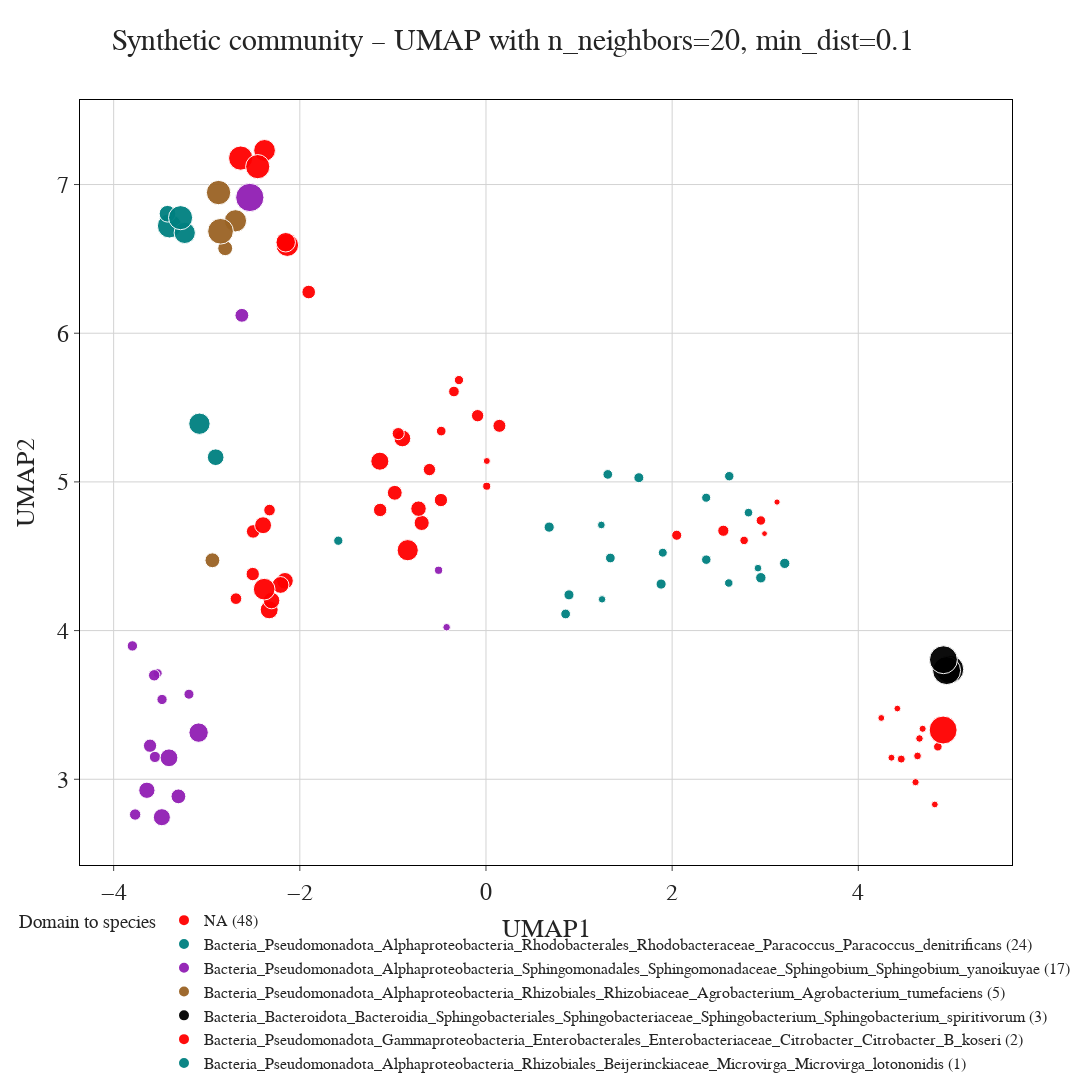

Notebook source saved alongside this figure:
### Markdown cell above
### Plot zoomed

### Code cell
#n_neighbors = [20, 30 ]
#min_dist = [0.01, 0.1, 0.2]

#n_neighbors = [20]
#min_dist = [0.5]

n_neighbors = [20]
min_dist = [0.1]

color_dict = ['#FF0000', '#008080', '#911eb4', '#9a6324','#000000']


custom_colors = color_dict

for n in n_neighbors:
    for m in min_dist:
        reducer = umap.UMAP(n_neighbors=n, min_dist=m, random_state=seed)
        embedding = reducer.fit_transform(df_mod_counts_zoomed.iloc[:, :-20])
        mod_counts_UMAP_df  = pd.DataFrame({
            'UMAP1': embedding[:, 0],
            'UMAP2': embedding[:, 1],
            'Domain to species': df_mod_counts_zoomed['Domain to species'],
            'Domain to genus': df_mod_counts_zoomed['Domain to genus'],
            'element': df_mod_counts_zoomed['element'],
            'contig': df_mod_counts_zoomed.index,
            'contig_length_sqrt': df_mod_counts_zoomed['contig_length_sqrt']
        })
        
        column = 'Domain to species'
        mod_counts_UMAP_df['Domain to species'] = mod_counts_UMAP_df['Domain to species'].fillna('NA')

        value_counts = mod_counts_UMAP_df[column].value_counts().to_dict()

        mod_counts_UMAP_df[f'{column}_with_counts'] = mod_counts_UMAP_df[column].apply(lambda x: f'{x} ({value_counts[x]})')

        mod_counts_UMAP_df['count'] = mod_counts_UMAP_df[column].map(value_counts)
        mod_counts_UMAP_df = mod_counts_UMAP_df.sort_values(by=['count'], ascending=False)

        mod_counts_UMAP_df[f'{column}_with_counts'] = pd.Categorical(
            mod_counts_UMAP_df[f'{column}_with_counts'],
            categories=mod_counts_UMAP_df[f'{column}_with_counts'].unique(),
            ordered=True
        )
        
        fig = px.scatter(mod_counts_UMAP_df, 
                            x='UMAP1', 
                            y='UMAP2', 
                            labels={f'{column}_with_counts': column},
                            color=f'{column}_with_counts', 
                            title=f' Synthetic community – UMAP with n_neighbors={n}, min_dist={m}',
                            color_discrete_sequence=custom_colors,
                            opacity=0.95,
                            hover_data={'Domain to species': True, 'Domain to genus': True,
                                        'element': True, 'contig': True},
                        size = 'contig_length_sqrt'
        )
        title = f' Synthetic community – UMAP with n_neighbors={n}, min_dist={m}'

        fig.update_layout(font=dict(family="Times New Roman"),
            title=dict(text=title, font=dict(size=30), x=0.47, xanchor='center'),
            height=1700, width=1200, template='simple_white', showlegend=True,
            legend=dict(
                font=dict(size=16), x=0.5, y=-0.05, traceorder="normal", xanchor='center', yanchor='top', orientation='h'),
            xaxis=dict(title_font=dict(size=26), tickfont=dict(size=24),
                       showgrid=True, gridcolor='lightgray', zeroline=False, showline=True, linecolor='black', linewidth=1, mirror=True),
            yaxis=dict(title_font=dict(size=26), tickfont=dict(size=24), showgrid=True, gridcolor='lightgray',
                       zeroline=False, showline=True, linecolor='black', linewidth=1, mirror=True))
        
        fig.show()
        #fig.write_image(f'UMAP_HAMBI/UMAP_{n}_{m}_above50_mod_counts_zoomed.png')
        #fig.write_image(f'UMAP_HAMBI/UMAP_{n}_{m}_above50_mod_counts_zoomed.svg')
        #fig.write_html(f'UMAP_HAMBI/UMAP_{n}_{m}_above50_mod_counts_zoomed.html')

### Figure 1 — Plotly figure (JSON) as saved in the notebook; plotly's stock layout.template omitted (floating-point values rounded to 4 significant figures; data arrays with more than 128 entries replaced by an {"elided": "..."} marker saying what was removed)
{"data": [{"customdata": {"elided": "48x4 str values"}, "hovertemplate": "Domain to species=%{customdata[0]}<br>UMAP1=%{x}<br>UMAP2=%{y}<br>contig_length_sqrt=%{marker.size}<br>Domain to genus=%{customdata[1]}<br>element=%{customdata[2]}<br>contig=%{customdata[3]}<extra></extra>", "legendgroup": "NA (48)", "marker": {"color": "#FF0000", "opacity": 0.95, "size": [805.9, 513.2, 132.1, 132.6, 188.3, 532.0, 1369.0, 185.6, 1702.0, 521.5, 831.1, 140.7, 947.1, 665.3, 172.1, 491.1, 393.4, 151.5, 819.6, 213.6, 816.2, 328.7, 640.1, 442.5, 940.8, 794.7, 694.8, 1702.0, 163.3, 426.9, 1486.0, 146.4, 1105.0, 249.5, 272.8, 518.1, 1365.0, 442.8, 1303.0, 140.1, 134.5, 391.0, 539.4, 2270.0, 259.7, 209.7, 297.7, 362.6], "sizemode": "area", "sizeref": 5.814, "symbol": "circle"}, "mode": "markers", "name": "NA (48)", "orientation": "v", "showlegend": true, "type": "scatter", "x": [-2.159, -0.484, 4.419, 4.822, 0.007771, -2.502, -2.379, 4.461, -2.635, -1.137, -2.395, 0.009076, -1.14, -0.6908, 4.636, 0.1444, -2.686, 4.615, -2.207, 4.854, -0.898, -0.3443, -0.9799, -0.08988, -2.329, -2.304, -0.7247, -2.452, 4.657, -0.9428, -2.135, 4.691, -2.152, -0.2903, -0.481, -2.506, -2.383, -0.6076, -0.8407, 4.356, 4.247, -2.325, -1.905, 4.911, 2.953, 2.773, 2.049, 2.55], "xaxis": "x", "y": [4.335, 4.878, 3.476, 2.83, 4.971, 4.667, 7.23, 3.136, 7.178, 4.811, 4.709, 5.141, 5.139, 4.724, 3.157, 5.377, 4.215, 2.98, 4.307, 3.219, 5.292, 5.608, 4.927, 5.445, 4.14, 4.202, 4.82, 7.12, 3.274, 5.325, 6.593, 3.339, 6.612, 5.685, 5.342, 4.38, 4.278, 5.083, 4.541, 3.145, 3.412, 4.81, 6.277, 3.331, 4.74, 4.606, 4.641, 4.672], "yaxis": "y"}, {"customdata": [["Bacteria_Pseudomonadota_Alphaproteobacteria_Rhodobacterales_Rhodobacteraceae_Paracoccus_Paracoccus_denitrificans", "Bacteria_Pseudomonadota_Alphaproteobacteria_Rhodobacterales_Rhodobacteraceae_Paracoccus", "chromosome", "bcAd1039T--bcAd1039T_ptg000323l"], ["Bacteria_Pseudomonadota_Alphaproteobacteria_Rhodobacterales_Rhodobacteraceae_Paracoccus_Paracoccus_denitrificans", "Bacteria_Pseudomonadota_Alphaproteobacteria_Rhodobacterales_Rhodobacteraceae_Paracoccus", "chromosome", "bcAd1039T--bcAd1039T_ptg000141l"], ["Bacteria_Pseudomonadota_Alphaproteobacteria_Rhodobacterales_Rhodobacteraceae_Paracoccus_Paracoccus_denitrificans", "Bacteria_Pseudomonadota_Alphaproteobacteria_Rhodobacterales_Rhodobacteraceae_Paracoccus", "chromosome", "bcAd1063T--bcAd1063T_ptg000011l"], ["Bacteria_Pseudomonadota_Alphaproteobacteria_Rhodobacterales_Rhodobacteraceae_Paracoccus_Paracoccus_denitrificans", "Bacteria_Pseudomonadota_Alphaproteobacteria_Rhodobacterales_Rhodobacteraceae_Paracoccus", "plasmid_unnamed1", "bcAd1063T--bcAd1063T_ptg000012c"], ["Bacteria_Pseudomonadota_Alphaproteobacteria_Rhodobacterales_Rhodobacteraceae_Paracoccus_Paracoccus_denitrificans", "Bacteria_Pseudomonadota_Alphaproteobacteria_Rhodobacterales_Rhodobacteraceae_Paracoccus", "chromosome", "bcAd1039T--bcAd1039T_ptg000236l"], ["Bacteria_Pseudomonadota_Alphaproteobacteria_Rhodobacterales_Rhodobacteraceae_Paracoccus_Paracoccus_denitrificans", "Bacteria_Pseudomonadota_Alphaproteobacteria_Rhodobacterales_Rhodobacteraceae_Paracoccus", "chromosome", "bcAd1039T--bcAd1039T_ptg000364l"], ["Bacteria_Pseudomonadota_Alphaproteobacteria_Rhodobacterales_Rhodobacteraceae_Paracoccus_Paracoccus_denitrificans", "Bacteria_Pseudomonadota_Alphaproteobacteria_Rhodobacterales_Rhodobacteraceae_Paracoccus", "chromosome", "bcAd1039T--bcAd1039T_ptg000140l"], ["Bacteria_Pseudomonadota_Alphaproteobacteria_Rhodobacterales_Rhodobacteraceae_Paracoccus_Paracoccus_denitrificans", "Bacteria_Pseudomonadota_Alphaproteobacteria_Rhodobacterales_Rhodobacteraceae_Paracoccus", "plasmid_unnamed2", "bcAd1039T--bcAd1039T_ptg000150l"], ["Bacteria_Pseudomonadota_Alphaproteobacteria_Rhodobacterales_Rhodobacteraceae_Paracoccus_Paracoccus_denitrificans", "Bacteria_Pseudomonadota_Alphaproteobacteria_Rhodobacterales_Rhodobacteraceae_Paracoccus", "plasmid_unnamed2", "bcAd1039T--bcAd1039T_ptg000070l"], ["Bacteria_Pseudomonadota_Alphaproteobacteria_Rhodobacterales_Rhodobacteraceae_Paracoccus_Paracoccus_denitrificans", "Bacteria_Pseudomonadota_Alphaproteobacteria_Rhodobacterales_Rhodobacteraceae_Paracoccus", "chromosome", "bcAd1039T--bcAd1039T_ptg000499l"], ["Bacteria_Pseudomonadota_Alphaproteobacteria_Rhodobacterales_Rhodobacteraceae_Paracoccus_Paracoccus_denitrificans", "Bacteria_Pseudomonadota_Alphaproteobacteria_Rhodobacterales_Rhodobacteraceae_Paracoccus", "plasmid_unnamed1", "bcAd1046T--bcAd1046T_ptg000015l"], ["Bacteria_Pseudomonadota_Alphaproteobacteria_Rhodobacterales_Rhodobacteraceae_Paracoccus_Paracoccus_denitrificans", "Bacteria_Pseudomonadota_Alphaproteobacteria_Rhodobacterales_Rhodobacteraceae_Paracoccus", "plasmid_unnamed2", "bcAd1046T--bcAd1046T_ptg000016c"], ["Bacteria_Pseudomonadota_Alphaproteobacteria_Rhodobacterales_Rhodobacteraceae_Paracoccus_Paracoccus_denitrificans", "Bacteria_Pseudomonadota_Alphaproteobacteria_Rhodobacterales_Rhodobacteraceae_Paracoccus", "plasmid_unnamed1", "bcAd1039T--bcAd1039T_ptg000050l"], ["Bacteria_Pseudomonadota_Alphaproteobacteria_Rhodobacterales_Rhodobacteraceae_Paracoccus_Paracoccus_denitrificans", "Bacteria_Pseudomonadota_Alphaproteobacteria_Rhodobacterales_Rhodobacteraceae_Paracoccus", "chromosome", "bcAd1039T--bcAd1039T_ptg000049l"], ["Bacteria_Pseudomonadota_Alphaproteobacteria_Rhodobacterales_Rhodobacteraceae_Paracoccus_Paracoccus_denitrificans", "Bacteria_Pseudomonadota_Alphaproteobacteria_Rhodobacterales_Rhodobacteraceae_Paracoccus", "plasmid_unnamed1", "bcAd1039T--bcAd1039T_ptg000219l"], ["Bacteria_Pseudomonadota_Alphaproteobacteria_Rhodobacterales_Rhodobacteraceae_Paracoccus_Paracoccus_denitrificans", "Bacteria_Pseudomonadota_Alphaproteobacteria_Rhodobacterales_Rhodobacteraceae_Paracoccus", "chromosome", "bcAd1039T--bcAd1039T_ptg000365l"], ["Bacteria_Pseudomonadota_Alphaproteobacteria_Rhodobacterales_Rhodobacteraceae_Paracoccus_Paracoccus_denitrificans", "Bacteria_Pseudomonadota_Alphaproteobacteria_Rhodobacterales_Rhodobacteraceae_Paracoccus", "chromosome", "bcAd1039T--bcAd1039T_ptg000083l"], ["Bacteria_Pseudomonadota_Alphaproteobacteria_Rhodobacterales_Rhodobacteraceae_Paracoccus_Paracoccus_denitrificans", "Bacteria_Pseudomonadota_Alphaproteobacteria_Rhodobacterales_Rhodobacteraceae_Paracoccus", "plasmid_unnamed2", "bcAd1039T--bcAd1039T_ptg000237l"], ["Bacteria_Pseudomonadota_Alphaproteobacteria_Rhodobacterales_Rhodobacteraceae_Paracoccus_Paracoccus_denitrificans", "Bacteria_Pseudomonadota_Alphaproteobacteria_Rhodobacterales_Rhodobacteraceae_Paracoccus", "chromosome", "bcAd1039T--bcAd1039T_ptg000034l"], ["Bacteria_Pseudomonadota_Alphaproteobacteria_Rhodobacterales_Rhodobacteraceae_Paracoccus_Paracoccus_denitrificans", "Bacteria_Pseudomonadota_Alphaproteobacteria_Rhodobacterales_Rhodobacteraceae_Paracoccus", "plasmid_unnamed1", "bcAd1039T--bcAd1039T_ptg000247l"], ["Bacteria_Pseudomonadota_Alphaproteobacteria_Rhodobacterales_Rhodobacteraceae_Paracoccus_Paracoccus_denitrificans", "Bacteria_Pseudomonadota_Alphaproteobacteria_Rhodobacterales_Rhodobacteraceae_Paracoccus", "chromosome", "bcAd1046T--bcAd1046T_ptg000014c"], ["Bacteria_Pseudomonadota_Alphaproteobacteria_Rhodobacterales_Rhodobacteraceae_Paracoccus_Paracoccus_denitrificans", "Bacteria_Pseudomonadota_Alphaproteobacteria_Rhodobacterales_Rhodobacteraceae_Paracoccus", "chromosome", "bcAd1039T--bcAd1039T_ptg000421l"], ["Bacteria_Pseudomonadota_Alphaproteobacteria_Rhodobacterales_Rhodobacteraceae_Paracoccus_Paracoccus_denitrificans", "Bacteria_Pseudomonadota_Alphaproteobacteria_Rhodobacterales_Rhodobacteraceae_Paracoccus", "plasmid_unnamed2", "bcAd1063T--bcAd1063T_ptg000033c"], ["Bacteria_Pseudomonadota_Alphaproteobacteria_Rhodobacterales_Rhodobacteraceae_Paracoccus_Paracoccus_denitrificans", "Bacteria_Pseudomonadota_Alphaproteobacteria_Rhodobacterales_Rhodobacteraceae_Paracoccus", "chromosome", "bcAd1039T--bcAd1039T_ptg000351l"]], "hovertemplate": "Domain to species=%{customdata[0]}<br>UMAP1=%{x}<br>UMAP2=%{y}<br>contig_length_sqrt=%{marker.size}<br>Domain to genus=%{customdata[1]}<br>element=%{customdata[2]}<br>contig=%{customdata[3]}<extra></extra>", "legendgroup": "Bacteria_Pseudomonadota_Alphaproteobacteria_Rhodobacterales_Rhodobacteraceae_Paracoccus_Paracoccus_denitrificans (24)", "marker": {"color": "#008080", "opacity": 0.95, "size": [170.7, 232.1, 1697.0, 1315.0, 275.7, 209.3, 288.5, 308.8, 271.3, 172.4, 1320.0, 808.6, 292.9, 276.1, 315.3, 162.2, 298.7, 241.2, 259.0, 261.4, 1689.0, 214.2, 808.6, 302.5], "sizemode": "area", "sizeref": 5.814, "symbol": "circle"}, "mode": "markers", "name": "Bacteria_Pseudomonadota_Alphaproteobacteria_Rhodobacterales_Rhodobacteraceae_Paracoccus_Paracoccus_denitrificans (24)", "orientation": "v", "showlegend": true, "type": "scatter", "x": [2.922, 1.899, -3.4, -3.237, 1.336, 2.608, 1.642, 3.21, 1.309, 1.24, -3.078, -3.421, 0.8917, 0.8555, 2.953, 1.247, 1.881, 2.366, 2.614, 2.367, -3.281, 2.82, -2.904, 0.6789], "xaxis": "x", "y": [4.42, 4.524, 6.722, 6.675, 4.488, 4.32, 5.028, 4.452, 5.05, 4.71, 5.391, 6.804, 4.24, 4.112, 4.355, 4.21, 4.313, 4.894, 5.038, 4.477, 6.777, 4.793, 5.166, 4.696], "yaxis": "y"}, {"customdata": [["Bacteria_Pseudomonadota_Alphaproteobacteria_Sphingomonadales_Sphingomonadaceae_Sphingobium_Sphingobium_yanoikuyae", "Bacteria_Pseudomonadota_Alphaproteobacteria_Sphingomonadales_Sphingomonadaceae_Sphingobium", "plasmid_unnamed02", "bcAd1037T--bcAd1037T_ptg000201l"], ["Bacteria_Pseudomonadota_Alphaproteobacteria_Sphingomonadales_Sphingomonadaceae_Sphingobium_Sphingobium_yanoikuyae", "Bacteria_Pseudomonadota_Alphaproteobacteria_Sphingomonadales_Sphingomonadaceae_Sphingobium", "chromosome", "bcAd1037T--bcAd1037T_ptg000273l"], ["Bacteria_Pseudomonadota_Alphaproteobacteria_Sphingomonadales_Sphingomonadaceae_Sphingobium_Sphingobium_yanoikuyae", "Bacteria_Pseudomonadota_Alphaproteobacteria_Sphingomonadales_Sphingomonadaceae_Sphingobium", "chromosome", "bcAd1037T--bcAd1037T_ptg000225l"], ["Bacteria_Pseudomonadota_Alphaproteobacteria_Sphingomonadales_Sphingomonadaceae_Sphingobium_Sphingobium_yanoikuyae", "Bacteria_Pseudomonadota_Alphaproteobacteria_Sphingomonadales_Sphingomonadaceae_Sphingobium", "chromosome", "bcAd1037T--bcAd1037T_ptg000049l"], ["Bacteria_Pseudomonadota_Alphaproteobacteria_Sphingomonadales_Sphingomonadaceae_Sphingobium_Sphingobium_yanoikuyae", "Bacteria_Pseudomonadota_Alphaproteobacteria_Sphingomonadales_Sphingomonadaceae_Sphingobium", "chromosome", "bcAd1037T--bcAd1037T_ptg000110l"], ["Bacteria_Pseudomonadota_Alphaproteobacteria_Sphingomonadales_Sphingomonadaceae_Sphingobium_Sphingobium_yanoikuyae", "Bacteria_Pseudomonadota_Alphaproteobacteria_Sphingomonadales_Sphingomonadaceae_Sphingobium", "chromosome", "bcAd1037T--bcAd1037T_ptg000054l"], ["Bacteria_Pseudomonadota_Alphaproteobacteria_Sphingomonadales_Sphingomonadaceae_Sphingobium_Sphingobium_yanoikuyae", "Bacteria_Pseudomonadota_Alphaproteobacteria_Sphingomonadales_Sphingomonadaceae_Sphingobium", "chromosome", "bcAd1039T--bcAd1039T_ptg000007l"], ["Bacteria_Pseudomonadota_Alphaproteobacteria_Sphingomonadales_Sphingomonadaceae_Sphingobium_Sphingobium_yanoikuyae", "Bacteria_Pseudomonadota_Alphaproteobacteria_Sphingomonadales_Sphingomonadaceae_Sphingobium", "chromosome", "bcAd1037T--bcAd1037T_ptg000051l"], ["Bacteria_Pseudomonadota_Alphaproteobacteria_Sphingomonadales_Sphingomonadaceae_Sphingobium_Sphingobium_yanoikuyae", "Bacteria_Pseudomonadota_Alphaproteobacteria_Sphingomonadales_Sphingomonadaceae_Sphingobium", "chromosome", "bcAd1037T--bcAd1037T_ptg000009l"], ["Bacteria_Pseudomonadota_Alphaproteobacteria_Sphingomonadales_Sphingomonadaceae_Sphingobium_Sphingobium_yanoikuyae", "Bacteria_Pseudomonadota_Alphaproteobacteria_Sphingomonadales_Sphingomonadaceae_Sphingobium", "chromosome", "bcAd1037T--bcAd1037T_ptg000041l"], ["Bacteria_Pseudomonadota_Alphaproteobacteria_Sphingomonadales_Sphingomonadaceae_Sphingobium_Sphingobium_yanoikuyae", "Bacteria_Pseudomonadota_Alphaproteobacteria_Sphingomonadales_Sphingomonadaceae_Sphingobium", "chromosome", "bcAd1037T--bcAd1037T_ptg000026l"], ["Bacteria_Pseudomonadota_Alphaproteobacteria_Sphingomonadales_Sphingomonadaceae_Sphingobium_Sphingobium_yanoikuyae", "Bacteria_Pseudomonadota_Alphaproteobacteria_Sphingomonadales_Sphingomonadaceae_Sphingobium", "chromosome", "bcAd1037T--bcAd1037T_ptg000098l"], ["Bacteria_Pseudomonadota_Alphaproteobacteria_Sphingomonadales_Sphingomonadaceae_Sphingobium_Sphingobium_yanoikuyae", "Bacteria_Pseudomonadota_Alphaproteobacteria_Sphingomonadales_Sphingomonadaceae_Sphingobium", "chromosome", "bcAd1037T--bcAd1037T_ptg000005l"], ["Bacteria_Pseudomonadota_Alphaproteobacteria_Sphingomonadales_Sphingomonadaceae_Sphingobium_Sphingobium_yanoikuyae", "Bacteria_Pseudomonadota_Alphaproteobacteria_Sphingomonadales_Sphingomonadaceae_Sphingobium", "chromosome", "bcAd1037T--bcAd1037T_ptg000016l"], ["Bacteria_Pseudomonadota_Alphaproteobacteria_Sphingomonadales_Sphingomonadaceae_Sphingobium_Sphingobium_yanoikuyae", "Bacteria_Pseudomonadota_Alphaproteobacteria_Sphingomonadales_Sphingomonadaceae_Sphingobium", "chromosome", "bcAd1037T--bcAd1037T_ptg000012l"], ["Bacteria_Pseudomonadota_Alphaproteobacteria_Sphingomonadales_Sphingomonadaceae_Sphingobium_Sphingobium_yanoikuyae", "Bacteria_Pseudomonadota_Alphaproteobacteria_Sphingomonadales_Sphingomonadaceae_Sphingobium", "plasmid_unnamed03", "bcAd1039T--bcAd1039T_ptg000105l"], ["Bacteria_Pseudomonadota_Alphaproteobacteria_Sphingomonadales_Sphingomonadaceae_Sphingobium_Sphingobium_yanoikuyae", "Bacteria_Pseudomonadota_Alphaproteobacteria_Sphingomonadales_Sphingomonadaceae_Sphingobium", "plasmid_unnamed03", "bcAd1037T--bcAd1037T_ptg000135l"]], "hovertemplate": "Domain to species=%{customdata[0]}<br>UMAP1=%{x}<br>UMAP2=%{y}<br>contig_length_sqrt=%{marker.size}<br>Domain to genus=%{customdata[1]}<br>element=%{customdata[2]}<br>contig=%{customdata[3]}<extra></extra>", "legendgroup": "Bacteria_Pseudomonadota_Alphaproteobacteria_Sphingomonadales_Sphingomonadaceae_Sphingobium_Sphingobium_yanoikuyae (17)", "marker": {"color": "#911eb4", "opacity": 0.95, "size": [292.7, 245.6, 312.7, 846.3, 379.6, 510.3, 2325.0, 366.0, 557.4, 634.5, 1094.0, 374.4, 306.3, 920.4, 770.1, 194.8, 164.9], "sizemode": "area", "sizeref": 5.814, "symbol": "circle"}, "mode": "markers", "name": "Bacteria_Pseudomonadota_Alphaproteobacteria_Sphingomonadales_Sphingomonadaceae_Sphingobium_Sphingobium_yanoikuyae (17)", "orientation": "v", "showlegend": true, "type": "scatter", "x": [-3.191, -3.528, -3.799, -3.482, -3.564, -3.609, -2.537, -3.556, -2.623, -3.304, -3.087, -3.769, -3.48, -3.405, -3.643, -0.5093, -0.423], "xaxis": "x", "y": [3.572, 3.713, 3.897, 2.745, 3.699, 3.226, 6.913, 3.15, 6.12, 2.885, 3.314, 2.763, 3.537, 3.144, 2.926, 4.406, 4.023], "yaxis": "y"}, {"customdata": [["Bacteria_Pseudomonadota_Alphaproteobacteria_Rhizobiales_Rhizobiaceae_Agrobacterium_Agrobacterium_tumefaciens", "Bacteria_Pseudomonadota_Alphaproteobacteria_Rhizobiales_Rhizobiaceae_Agrobacterium", "chromosome_1", "bcAd1039T--bcAd1039T_ptg000013l"], ["Bacteria_Pseudomonadota_Alphaproteobacteria_Rhizobiales_Rhizobiaceae_Agrobacterium_Agrobacterium_tumefaciens", "Bacteria_Pseudomonadota_Alphaproteobacteria_Rhizobiales_Rhizobiaceae_Agrobacterium", "chromosome_2", "bcAd1039T--bcAd1039T_ptg000020l"], ["Bacteria_Pseudomonadota_Alphaproteobacteria_Rhizobiales_Rhizobiaceae_Agrobacterium_Agrobacterium_tumefaciens", "Bacteria_Pseudomonadota_Alphaproteobacteria_Rhizobiales_Rhizobiaceae_Agrobacterium", "plasmid_unnamed", "bcAd1039T--bcAd1039T_ptg000097l"], ["Bacteria_Pseudomonadota_Alphaproteobacteria_Rhizobiales_Rhizobiaceae_Agrobacterium_Agrobacterium_tumefaciens", "Bacteria_Pseudomonadota_Alphaproteobacteria_Rhizobiales_Rhizobiaceae_Agrobacterium", "chromosome_2", "bcAd1037T--bcAd1037T_ptg000002l"], ["Bacteria_Pseudomonadota_Alphaproteobacteria_Rhizobiales_Rhizobiaceae_Agrobacterium_Agrobacterium_tumefaciens", "Bacteria_Pseudomonadota_Alphaproteobacteria_Rhizobiales_Rhizobiaceae_Agrobacterium", "plasmid_unnamed", "bcAd1037T--bcAd1037T_ptg000004l"]], "hovertemplate": "Domain to species=%{customdata[0]}<br>UMAP1=%{x}<br>UMAP2=%{y}<br>contig_length_sqrt=%{marker.size}<br>Domain to genus=%{customdata[1]}<br>element=%{customdata[2]}<br>contig=%{customdata[3]}<extra></extra>", "legendgroup": "Bacteria_Pseudomonadota_Alphaproteobacteria_Rhizobiales_Rhizobiaceae_Agrobacterium_Agrobacterium_tumefaciens (5)", "marker": {"color": "#9a6324", "opacity": 0.95, "size": [1722.0, 1435.0, 647.3, 1917.0, 640.1], "sizemode": "area", "sizeref": 5.814, "symbol": "circle"}, "mode": "markers", "name": "Bacteria_Pseudomonadota_Alphaproteobacteria_Rhizobiales_Rhizobiaceae_Agrobacterium_Agrobacterium_tumefaciens (5)", "orientation": "v", "showlegend": true, "type": "scatter", "x": [-2.873, -2.691, -2.802, -2.852, -2.939], "xaxis": "x", "y": [6.946, 6.756, 6.572, 6.686, 4.473], "yaxis": "y"}, {"customdata": [["Bacteria_Bacteroidota_Bacteroidia_Sphingobacteriales_Sphingobacteriaceae_Sphingobacterium_Sphingobacterium_spiritivorum", "Bacteria_Bacteroidota_Bacteroidia_Sphingobacteriales_Sphingobacteriaceae_Sphingobacterium", "chromosome", "bcAd1037T--bcAd1037T_ptg000003l"], ["Bacteria_Bacteroidota_Bacteroidia_Sphingobacteriales_Sphingobacteriaceae_Sphingobacterium_Sphingobacterium_spiritivorum", "Bacteria_Bacteroidota_Bacteroidia_Sphingobacteriales_Sphingobacteriaceae_Sphingobacterium", "chromosome", "bcAd1039T--bcAd1039T_ptg000006l"], ["Bacteria_Bacteroidota_Bacteroidia_Sphingobacteriales_Sphingobacteriaceae_Sphingobacterium_Sphingobacterium_spiritivorum", "Bacteria_Bacteroidota_Bacteroidia_Sphingobacteriales_Sphingobacteriaceae_Sphingobacterium", "chromosome", "bcAd1023T--bcAd1023T_ptg000005c"]], "hovertemplate": "Domain to species=%{customdata[0]}<br>UMAP1=%{x}<br>UMAP2=%{y}<br>contig_length_sqrt=%{marker.size}<br>Domain to genus=%{customdata[1]}<br>element=%{customdata[2]}<br>contig=%{customdata[3]}<extra></extra>", "legendgroup": "Bacteria_Bacteroidota_Bacteroidia_Sphingobacteriales_Sphingobacteriaceae_Sphingobacterium_Sphingobacterium_spiritivorum (3)", "marker": {"color": "#000000", "opacity": 0.95, "size": [2277.0, 2280.0, 2266.0], "sizemode": "area", "sizeref": 5.814, "symbol": "circle"}, "mode": "markers", "name": "Bacteria_Bacteroidota_Bacteroidia_Sphingobacteriales_Sphingobacteriaceae_Sphingobacterium_Sphingobacterium_spiritivorum (3)", "orientation": "v", "showlegend": true, "type": "scatter", "x": [4.982, 4.949, 4.915], "xaxis": "x", "y": [3.74, 3.731, 3.804], "yaxis": "y"}, {"customdata": [["Bacteria_Pseudomonadota_Gammaproteobacteria_Enterobacterales_Enterobacteriaceae_Citrobacter_Citrobacter_B_koseri", "Bacteria_Pseudomonadota_Gammaproteobacteria_Enterobacterales_Enterobacteriaceae_Citrobacter", "plasmid_unnamed01", "bcAd1046T--bcAd1046T_ptg000220l"], ["Bacteria_Pseudomonadota_Gammaproteobacteria_Enterobacterales_Enterobacteriaceae_Citrobacter_Citrobacter_B_koseri", "Bacteria_Pseudomonadota_Gammaproteobacteria_Enterobacterales_Enterobacteriaceae_Citrobacter", "chromosome", "bcAd1063T--bcAd1063T_ptg000347l"]], "hovertemplate": "Domain to species=%{customdata[0]}<br>UMAP1=%{x}<br>UMAP2=%{y}<br>contig_length_sqrt=%{marker.size}<br>Domain to genus=%{customdata[1]}<br>element=%{customdata[2]}<br>contig=%{customdata[3]}<extra></extra>", "legendgroup": "Bacteria_Pseudomonadota_Gammaproteobacteria_Enterobacterales_Enterobacteriaceae_Citrobacter_Citrobacter_B_koseri (2)", "marker": {"color": "#FF0000", "opacity": 0.95, "size": [112.8, 95.83], "sizemode": "area", "sizeref": 5.814, "symbol": "circle"}, "mode": "markers", "name": "Bacteria_Pseudomonadota_Gammaproteobacteria_Enterobacterales_Enterobacteriaceae_Citrobacter_Citrobacter_B_koseri (2)", "orientation": "v", "showlegend": true, "type": "scatter", "x": [3.127, 2.992], "xaxis": "x", "y": [4.864, 4.652], "yaxis": "y"}, {"customdata": [["Bacteria_Pseudomonadota_Alphaproteobacteria_Rhizobiales_Beijerinckiaceae_Microvirga_Microvirga_lotononidis", "Bacteria_Pseudomonadota_Alphaproteobacteria_Rhizobiales_Beijerinckiaceae_Microvirga", "chromosome", "bcAd1063T--bcAd1063T_ptg000060l"]], "hovertemplate": "Domain to species=%{customdata[0]}<br>UMAP1=%{x}<br>UMAP2=%{y}<br>contig_length_sqrt=%{marker.size}<br>Domain to genus=%{customdata[1]}<br>element=%{customdata[2]}<br>contig=%{customdata[3]}<extra></extra>", "legendgroup": "Bacteria_Pseudomonadota_Alphaproteobacteria_Rhizobiales_Beijerinckiaceae_Microvirga_Microvirga_lotononidis (1)", "marker": {"color": "#008080", "opacity": 0.95, "size": [247.8], "sizemode": "area", "sizeref": 5.814, "symbol": "circle"}, "mode": "markers", "name": "Bacteria_Pseudomonadota_Alphaproteobacteria_Rhizobiales_Beijerinckiaceae_Microvirga_Microvirga_lotononidis (1)", "orientation": "v", "showlegend": true, "type": "scatter", "x": [-1.587], "xaxis": "x", "y": [4.604], "yaxis": "y"}], "layout": {"font": {"family": "Times New Roman"}, "height": 1700, "legend": {"font": {"size": 16}, "itemsizing": "constant", "orientation": "h", "title": {"text": "Domain to species"}, "tracegroupgap": 0, "traceorder": "normal", "x": 0.5, "xanchor": "center", "y": -0.05, "yanchor": "top"}, "showlegend": true, "title": {"font": {"size": 30}, "text": " Synthetic community – UMAP with n_neighbors=20, min_dist=0.1", "x": 0.47, "xanchor": "center"}, "width": 1200, "xaxis": {"anchor": "y", "autorange": true, "domain": [0, 1], "gridcolor": "lightgray", "linecolor": "black", "linewidth": 1, "mirror": true, "range": [-4.354, 5.632], "showgrid": true, "showline": true, "tickfont": {"size": 24}, "title": {"font": {"size": 26}, "text": "UMAP1"}, "type": "linear", "zeroline": false}, "yaxis": {"anchor": "x", "autorange": true, "domain": [0, 1], "gridcolor": "lightgray", "linecolor": "black", "linewidth": 1, "mirror": true, "range": [2.455, 7.529], "showgrid": true, "showline": true, "tickfont": {"size": 24}, "title": {"font": {"size": 26}, "text": "UMAP2"}, "type": "linear", "zeroline": false}}}
